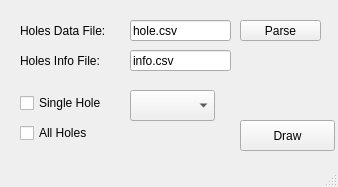
<?xml version="1.0" encoding="UTF-8"?>
<ui version="4.0">
 <class>MainWindow</class>
 <widget class="QMainWindow" name="MainWindow">
  <property name="geometry">
   <rect>
    <x>0</x>
    <y>0</y>
    <width>338</width>
    <height>187</height>
   </rect>
  </property>
  <property name="minimumSize">
   <size>
    <width>338</width>
    <height>187</height>
   </size>
  </property>
  <property name="maximumSize">
   <size>
    <width>338</width>
    <height>187</height>
   </size>
  </property>
  <property name="windowTitle">
   <string>MainWindow</string>
  </property>
  <widget class="QWidget" name="centralwidget">
   <widget class="QLabel" name="label">
    <property name="geometry">
     <rect>
      <x>20</x>
      <y>20</y>
      <width>111</width>
      <height>21</height>
     </rect>
    </property>
    <property name="text">
     <string>Holes Data File:</string>
    </property>
   </widget>
   <widget class="QLineEdit" name="lineEdit">
    <property name="geometry">
     <rect>
      <x>130</x>
      <y>20</y>
      <width>101</width>
      <height>21</height>
     </rect>
    </property>
    <property name="text">
     <string>hole.csv</string>
    </property>
   </widget>
   <widget class="QComboBox" name="comboBox">
    <property name="geometry">
     <rect>
      <x>130</x>
      <y>90</y>
      <width>85</width>
      <height>31</height>
     </rect>
    </property>
   </widget>
   <widget class="QCheckBox" name="checkBox">
    <property name="geometry">
     <rect>
      <x>20</x>
      <y>90</y>
      <width>101</width>
      <height>26</height>
     </rect>
    </property>
    <property name="text">
     <string>Single Hole</string>
    </property>
   </widget>
   <widget class="QCheckBox" name="checkBox_2">
    <property name="geometry">
     <rect>
      <x>20</x>
      <y>120</y>
      <width>93</width>
      <height>26</height>
     </rect>
    </property>
    <property name="text">
     <string>All Holes</string>
    </property>
   </widget>
   <widget class="QPushButton" name="pushButton">
    <property name="geometry">
     <rect>
      <x>240</x>
      <y>20</y>
      <width>81</width>
      <height>21</height>
     </rect>
    </property>
    <property name="text">
     <string>Parse</string>
    </property>
   </widget>
   <widget class="QPushButton" name="pushButton_2">
    <property name="geometry">
     <rect>
      <x>240</x>
      <y>120</y>
      <width>95</width>
      <height>31</height>
     </rect>
    </property>
    <property name="text">
     <string>Draw</string>
    </property>
   </widget>
   <widget class="QLabel" name="label_2">
    <property name="geometry">
     <rect>
      <x>20</x>
      <y>50</y>
      <width>111</width>
      <height>21</height>
     </rect>
    </property>
    <property name="text">
     <string>Holes Info File:</string>
    </property>
   </widget>
   <widget class="QLineEdit" name="lineEdit_2">
    <property name="geometry">
     <rect>
      <x>130</x>
      <y>50</y>
      <width>101</width>
      <height>21</height>
     </rect>
    </property>
    <property name="text">
     <string>info.csv</string>
    </property>
   </widget>
  </widget>
  <widget class="QStatusBar" name="statusbar"/>
 </widget>
 <resources/>
 <connections>
  <connection>
   <sender>lineEdit</sender>
   <signal>returnPressed()</signal>
   <receiver>pushButton</receiver>
   <slot>click()</slot>
   <hints>
    <hint type="sourcelabel">
     <x>167</x>
     <y>48</y>
    </hint>
    <hint type="destinationlabel">
     <x>280</x>
     <y>49</y>
    </hint>
   </hints>
  </connection>
 </connections>
</ui>
